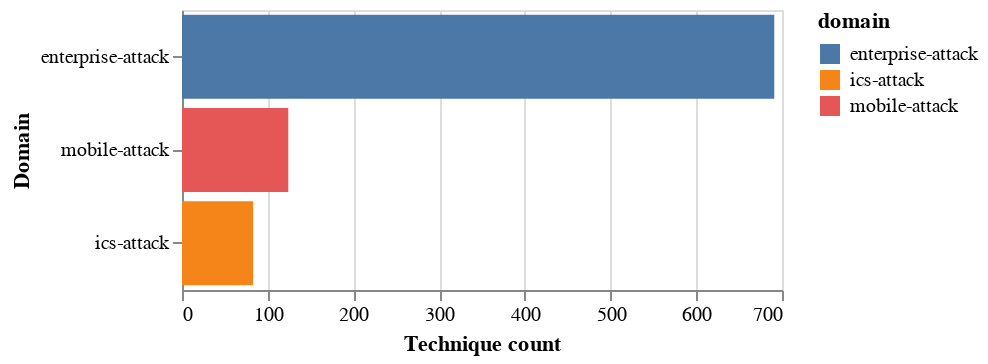

Notebook source saved alongside this figure:
### Code cell
alt.Chart(domain_counts).mark_bar().encode(
    x=alt.X('techniques:Q', title='Technique count'),
    y=alt.Y('domain:N', sort='-x', title='Domain'),
    color='domain:N'
).properties(height=140)

### Figure 1 — Vega-Lite specification as saved in the notebook (floating-point values rounded to 4 significant figures)
{"config": {"view": {"continuousWidth": 300, "continuousHeight": 300}}, "data": {"name": "data-ab199cb976fe0321a41a870d29ce8767"}, "mark": {"type": "bar"}, "encoding": {"color": {"field": "domain", "type": "nominal"}, "x": {"field": "techniques", "title": "Technique count", "type": "quantitative"}, "y": {"field": "domain", "sort": "-x", "title": "Domain", "type": "nominal"}}, "height": 140, "$schema": "https://vega.github.io/schema/vega-lite/v6.1.0.json", "datasets": {"data-ab199cb976fe0321a41a870d29ce8767": [{"domain": "enterprise-attack", "techniques": 691}, {"domain": "ics-attack", "techniques": 83}, {"domain": "mobile-attack", "techniques": 124}]}}
